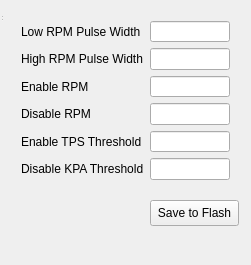
<?xml version="1.0" encoding="UTF-8"?>
<ui version="4.0">
 <class>NitrousSettingsView</class>
 <widget class="QWidget" name="NitrousSettingsView">
  <property name="geometry">
   <rect>
    <x>0</x>
    <y>0</y>
    <width>251</width>
    <height>265</height>
   </rect>
  </property>
  <property name="windowTitle">
   <string>Nitrous Settings</string>
  </property>
  <widget class="QWidget" name="centralWidget">
   <widget class="QPushButton" name="saveToFlashButton">
    <property name="geometry">
     <rect>
      <x>150</x>
      <y>200</y>
      <width>89</width>
      <height>26</height>
     </rect>
    </property>
    <property name="text">
     <string>Save to Flash</string>
    </property>
   </widget>
   <widget class="QWidget" name="formLayoutWidget">
    <property name="geometry">
     <rect>
      <x>10</x>
      <y>10</y>
      <width>231</width>
      <height>181</height>
     </rect>
    </property>
    <layout class="QFormLayout" name="formLayout">
     <item row="0" column="0">
      <widget class="QLabel" name="lowRPMPulseWidthLabel">
       <property name="text">
        <string>Low RPM Pulse Width</string>
       </property>
      </widget>
     </item>
     <item row="0" column="1">
      <widget class="QLineEdit" name="lowRPMPulseWidthLineEdit"/>
     </item>
     <item row="1" column="0">
      <widget class="QLabel" name="highRPMPulseWidthLabel">
       <property name="text">
        <string>High RPM Pulse Width</string>
       </property>
      </widget>
     </item>
     <item row="1" column="1">
      <widget class="QLineEdit" name="highRPMPulseWidthLineEdit"/>
     </item>
     <item row="2" column="0">
      <widget class="QLabel" name="enableRPMLabel">
       <property name="text">
        <string>Enable RPM</string>
       </property>
      </widget>
     </item>
     <item row="2" column="1">
      <widget class="QLineEdit" name="enableRPMLineEdit"/>
     </item>
     <item row="3" column="0">
      <widget class="QLabel" name="disableRPMLabel">
       <property name="text">
        <string>Disable RPM</string>
       </property>
      </widget>
     </item>
     <item row="3" column="1">
      <widget class="QLineEdit" name="disableRPMLineEdit"/>
     </item>
     <item row="4" column="0">
      <widget class="QLabel" name="enableTPSThresholdLabel">
       <property name="text">
        <string>Enable TPS Threshold</string>
       </property>
      </widget>
     </item>
     <item row="4" column="1">
      <widget class="QLineEdit" name="enableTPSThresholdLineEdit"/>
     </item>
     <item row="5" column="0">
      <widget class="QLabel" name="disableKPAThresholdLabel">
       <property name="text">
        <string>Disable KPA Threshold</string>
       </property>
      </widget>
     </item>
     <item row="5" column="1">
      <widget class="QLineEdit" name="disableKPAThresholdLineEdit"/>
     </item>
    </layout>
   </widget>
  </widget>
  <widget class="QToolBar" name="mainToolBar">
   <attribute name="toolBarArea">
    <enum>TopToolBarArea</enum>
   </attribute>
   <attribute name="toolBarBreak">
    <bool>false</bool>
   </attribute>
  </widget>
  <widget class="QStatusBar" name="statusBar"/>
 </widget>
 <layoutdefault spacing="6" margin="11"/>
 <resources/>
 <connections/>
</ui>
